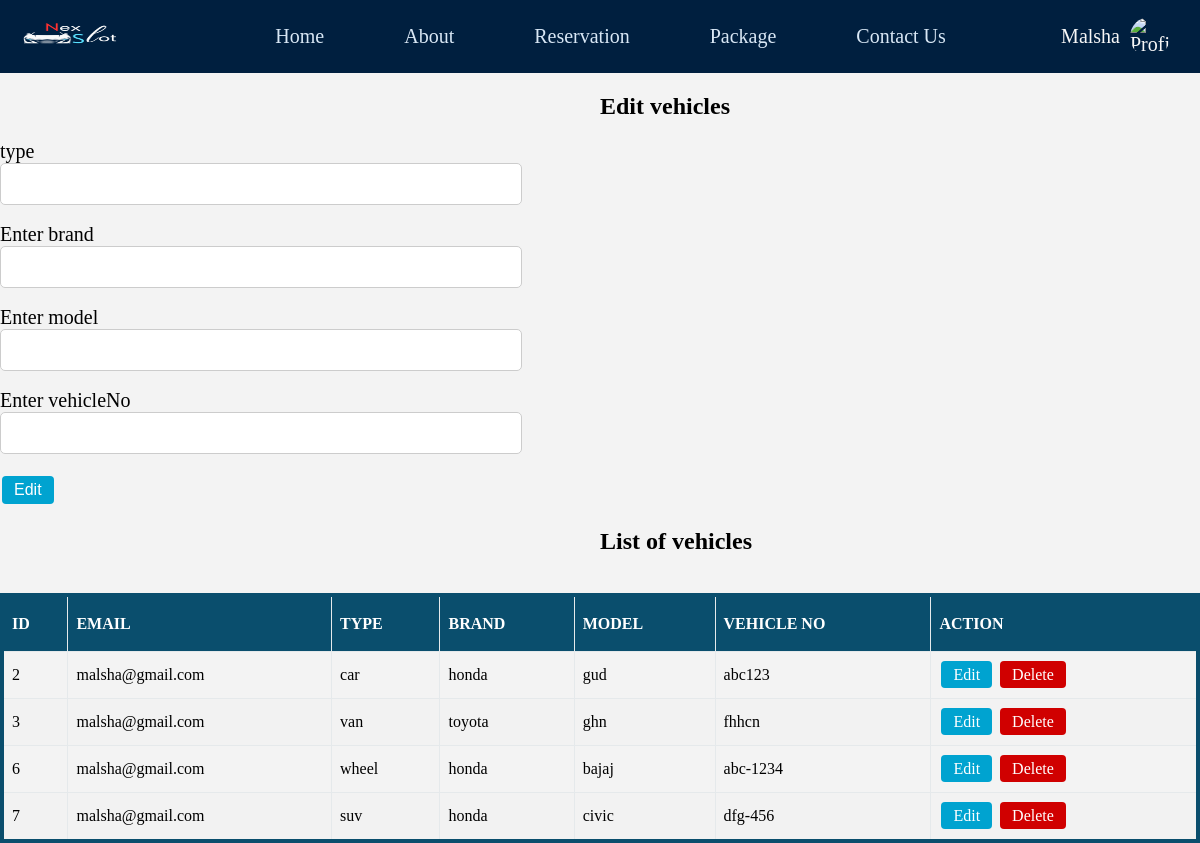
The page /editVehicle.php (signed in) on the database its author committed.
### tables this page shows
CREATE TABLE `vehicle` (
  `email` varchar(32) NOT NULL,
  `vehicleID` int(11) NOT NULL,
  `type` varchar(10) NOT NULL,
  `brand` varchar(20) NOT NULL,
  `model` varchar(20) NOT NULL,
  `vehicleNo` varchar(10) NOT NULL,
  `date` varchar(20) NOT NULL
);

### editVehicle.php (the view, shortened to what this page needs)
<?php
    if(!isset($_SESSION["submit"])){
        include("loginHeader.php");
    }
    else{
        include("header.php");
    }
    require_once 'database.php';
?>
<!DOCTYPE html>
<html lang="en">
<head>
    <link rel="stylesheet" href="style\adminUser.css">
</head>
<body>
<div class="container" id="form-container">
    <h2>Edit vehicles</h2>
    <form method="post" action="">
        <div class="inputs">
            <label >type</label><br>
            <input type="text" name="type" id="name" value="<?php echo isset($type) ? $type : '';?>" ><br><br>
            <label for="admin_username">Enter brand</label><br>
            <input type="text" name="brand" id="username" value="<?php echo isset($brand) ? $brand : ''; ?>" required><br><br>
            <label for="admin_username">Enter model</label><br>
            <input type="text" name="model" id="username" value="<?php echo isset($model) ? $model : ''; ?>" required><br><br>
            <label for="admin_username">Enter vehicleNo</label><br>
            <input type="text" name="vehicleNo" id="username" value="<?php echo isset($vehicleNo) ? $vehicleNo : ''; ?>" required><br><br>
                <button type="submit" name="update" class="button" id="btn">Edit</button>
        </div>
    </form>
</div>
    <div class="container" id="table-container">
    <h2>List of vehicles</h2>
    <br>
    <table class="table">
        <thead>
            <tr>
                <th>ID</th>
                <th>EMAIL</th>
                <th>TYPE</th>
                <th>BRAND</th>
                <th>MODEL</th>
                <th>VEHICLE NO</th>
                <th>ACTION</th>
            </tr>
        </thead>
        <tbody>
        <?php
        $query = "SELECT * FROM VEHICLE WHERE email = '{$_SESSION['email']}'";
        $query_run = mysqli_query($conn, $query);
        if (mysqli_num_rows($query_run) > 0) {
            while ($row = mysqli_fetch_assoc($query_run)) {
                ?>
                <tr>
                    <td><?php echo $row['vehicleID']; ?></td>
                    <td><?php echo $row['email']; ?></td>
                    <td><?php echo $row['type']; ?></td>
                    <td><?php echo $row['brand']; ?></td>
                    <td><?php echo $row['model']; ?></td>
                    <td><?php echo $row['vehicleNo']; ?></td>
                    <td>
                        <a class='button' id='btn1' href='editVehicle.php?edit_id=<?php echo $row['vehicleID']; ?>'>Edit</a>
                        <a class='button' id='btn2' href='editVehicle.php?delete_id=<?php echo $row['vehicleID']; ?>' onclick="return confirm('Are you sure you want to delete this?');">Delete</a>
                    </td>
                </tr>
                <?php
            }
        } else {
            echo "<tr><td colspan='8'>No record found</td></tr>";
        }
        ?>
        </tbody>
    </table>
</div>
</body>
</html>

### style/header.css (style rules this page uses)
body { background-color: #f7f7f7; margin: 0px; }

### style/adminUser.css (style rules this page uses)
body { background-color: #ebebeb98; font-family: poppins; }
.table { font-family: poppins; border-collapse: collapse; width: 100%; margin-left: auto; margin-right: auto; border: 4px solid rgb(10, 78, 109); }
#table-container { margin-bottom: 0px; width: 100%; }
.table td, th { border: 1px solid #e5e9eb; padding: 8px; height: 30px; }
.table tr:nth-child(even) { background-color: #f2f2f2; }
.table th { padding-top: 12px; padding-bottom: 12px; text-align: left; background-color: rgb(10, 78, 109);; color: white; }
.button { border-radius: 4px; border: none; padding: 5px 12px; text-align: center; text-decoration: none; font-size: 16px; margin: 4px 2px; cursor: pointer; }
#btn , #btn1 { background-color: rgb(0, 163, 208); color: rgb(255, 255, 255); }
#btn2 { background-color: rgb(208, 0, 0); color: rgb(255, 255, 255); }
.container h2 { padding-left: 50%; }
label { font-size: 20px; padding-top: 10px; }
input { width: 500px; height: 20px; padding: 10px; font-size: 16px; border: 1px solid #ccc; border-radius: 5px; }

### rows shown on the page
vehicle: vehicleID "2", email "malsha@gmail.com", type "car", brand "honda", model "gud", vehicleNo "abc123"
vehicle: vehicleID "3", email "malsha@gmail.com", type "van", brand "toyota", model "ghn", vehicleNo "fhhcn"
vehicle: vehicleID "6", email "malsha@gmail.com", type "wheel", brand "honda", model "bajaj", vehicleNo "abc-1234"
vehicle: vehicleID "7", email "malsha@gmail.com", type "suv", brand "honda", model "civic", vehicleNo "dfg-456"

### other values the page prints
$_SESSION['name'] "Malsha"
